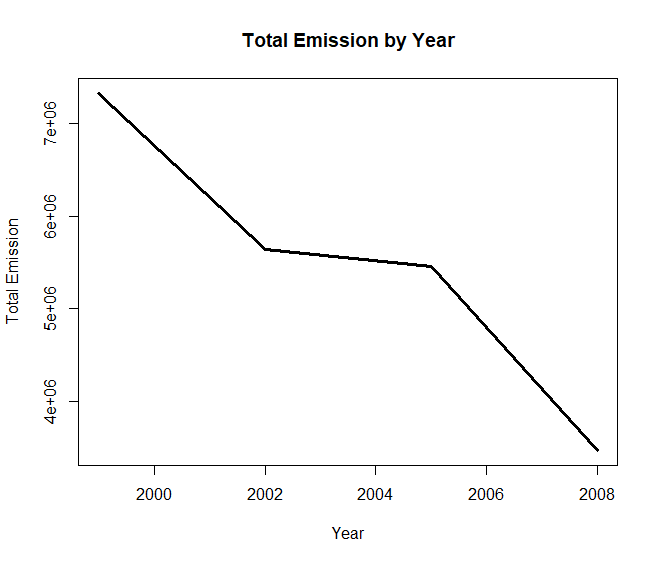

This chart was generated by the following R code:
##Have total emissions from PM2.5 decreased in the United States from 1999 to 2008?
##Using the base plotting system, make a plot showing the total PM2.5 emission from all sources for each of the years 1999, 2002, 2005, and 2008.
library(dplyr)
Total<-aggregate(NEI$Emissions,by=list(NEI$year),FUN=sum)
names(Total)<-c("Year","TotalEmission")
plot(Total$Year,Total$TotalEmission,type="l", lwd=3, xlab="Year", ylab="Total Emission",main="Total Emission by Year" )
